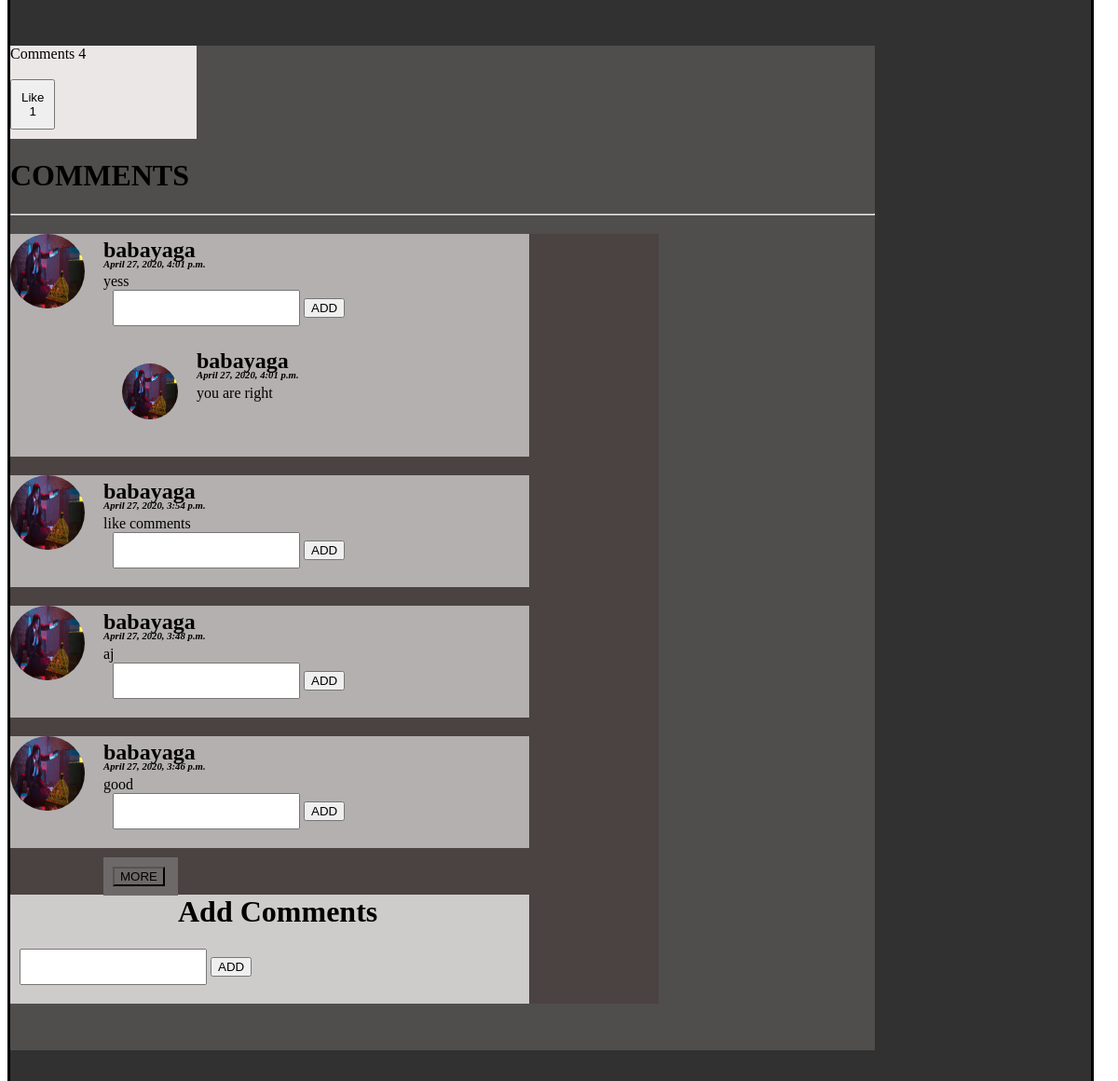
The app's page /view_article/6 (middle part), older data.
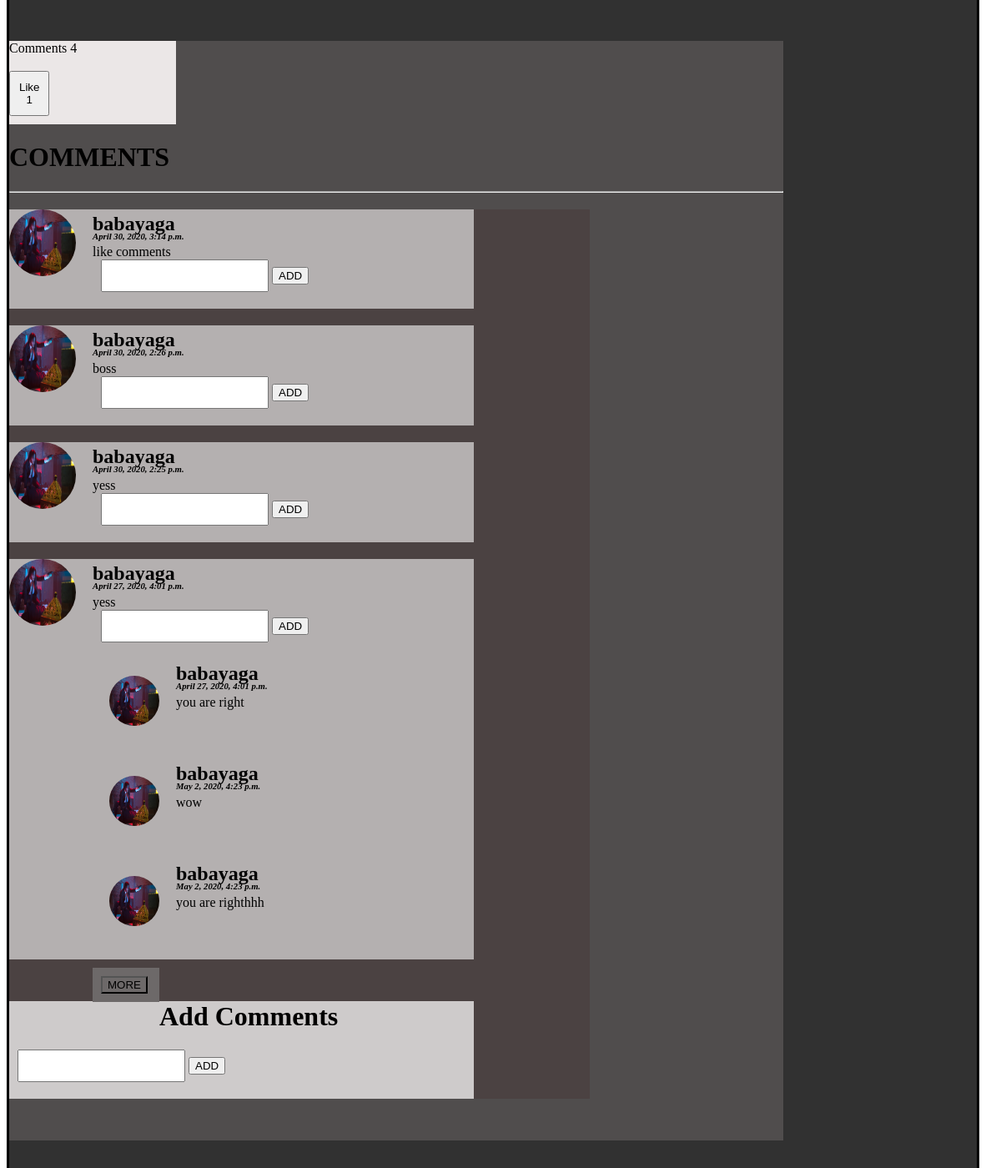
The same page, newer data.
### blog_app/models.py (models this page shows, shortened)
class UserComments(models.Model):
    user = models.ForeignKey('MyUser',blank=True,null=True,on_delete=models.CASCADE)
    article = models.ForeignKey('Article',on_delete=models.CASCADE)
    u_msg = models.CharField(max_length=200)
    u_name = models.CharField(max_length=25)
    cmt_date = models.DateTimeField(default=timezone.now)

class MyUser(AbstractBaseUser,PermissionsMixin):
    f_name = models.CharField(blank=True,max_length=20,null=True)
    s_name = models.CharField(blank=True,max_length=20,null=True)
    email = models.CharField(max_length=40, unique=True)
    username = models.CharField(max_length=25,unique=True)
    profile_pic = models.ImageField(upload_to='user_pic')
    date_joined = models.DateField(default=timezone.now)
    occupation = models.CharField(blank=True,max_length=50,null=True)
    country = models.CharField(blank=True,max_length=15,null=True)
    authorise = models.BooleanField(default=False)
    github_address = models.CharField(blank=True,max_length=50,null=True)
    linkedin_address = models.CharField(blank=True,max_length=50,null=True)
    instagram_address = models.CharField(blank=True,max_length=50,null=True)
    is_active = models.BooleanField(default=True)
    is_author = models.BooleanField(default=False)
    is_user = models.BooleanField(default=False)
    is_staff = models.BooleanField(default=False)
    password = models.CharField(max_length=25)
    USERNAME_FIELD = 'email'
    REQUIRED_FIELDS = []
    objects = CustomUserManager()

class ReplyComments(models.Model):
    article = models.ForeignKey('Article',on_delete=models.CASCADE)
    main_cmt = models.ForeignKey('UserComments',on_delete=models.CASCADE)
    r_msg = models.CharField(max_length=200)
    u_name = models.CharField(max_length=25)
    cmt_date = models.DateTimeField(default=timezone.now)

### blog_app/views.py (the view)
# urls.py: path('view_article/<int:article_id>',views.view_article,name="view_article"),
def view_article(request,article_id):
    view_blog = Article.objects.get(id=article_id)
    author = MyUser.objects.get(id=view_blog.author_id,is_author=True)
    related_articles = Article.objects.filter(category=view_blog.category,accessible=True)
    user = request.user
    cmts = UserComments.objects.filter(article_id=view_blog.id).order_by('-id')[:4]
    replys = ReplyComments.objects.filter(article_id=view_blog.id)
    likes = ArticleLikes.objects.filter(article_id=view_blog.id).count()
    userlike = ArticleLikes.objects.filter(article_id=view_blog.id,user_id=request.user.id).exists()
    morecount = UserComments.objects.filter(article_id=view_blog.id).count()
    print(morecount)
    if morecount > 4:
        more = True
        request.session['next'] = '2'
    else:
        more = False
    if userlike:
        active='blue'
    else:
        active ='black'
    context = {'more':more,'related_articles':related_articles,'active':active,'user':user,'new_blog':view_blog,'cmts':cmts,'replys':replys,'author':author,'likes':likes,'total_cmt':cmts.count()}
    return render(request,'index.html',context)

### blog/templates/index.html (shortened to what this page needs)
<!DOCTYPE html>
{% load static %}
<html lang="en">
<head>
  <link rel="stylesheet" href="{% static 'style.css'%}">
</head>
<body>
<div class="container">
  {% block body%}
  <div class="cmt-box">
    <div class="cmt-like" style="position: relative; width: 200px; height: 100px; background: rgb(235, 231, 231);">
      Comments {{total_cmt}} <br><br>
      <button id="like" style="padding: 10px;" ><div id="active" style="color:{{active}};"> Like </div>{{likes}}</button>
    </div>
    <h1>COMMENTS</h1>
    <hr>
    <div class="user-cmts">
      <div id="cmtdiv">
      {% for cmt in cmts %}
      <div class="user-cmt-box" style="margin-top: 20px;">
        <div class="user-img"> <img src="/media/{{cmt.user.profile_pic}}" alt=""></div>
        <div class="user-msg">
        <h2>{{cmt.u_name}}</h2>
        <h6 style="font-style: italic;">{{cmt.cmt_date}}</h6>
        <div style="margin-right: 20px; margin-top: -20px;">{{cmt.u_msg}}</div>
        <form id="cmt_reply-{{cmt.id}}" method="POST">
        <input type="text" name="r-msg" id="msg-{{cmt.id}}">
        <button onclick="comment_reply({{cmt.id}})" type="button">ADD</button>
      </form>
      </div>
     <div id="div-{{cmt.id}}">
      {% for reply in replys %}
      {% if reply.main_cmt_id == cmt.id%}
      <div class="sub-cmt">
        <div class="sub-user-img"> <img src="/media/{{reply.main_cmt.user.profile_pic}}" alt=""></div>
        <div class="user-msg">
        <h2>{{reply.u_name}}</h2>
        <h6 style="font-style: italic;">{{reply.cmt_date}}</h6>
        <div style="margin-right: 20px; margin-top: -20px;">{{reply.r_msg}}</div>
        </div>
      </div>
      {%endif%}
      {%endfor%}
    </div>
    </div>
      {% endfor %}
  </div>
  {% if more %}
  <div id="morecmt" style="float: left;">
    <div id="m" style="margin-top: 10px; margin-left: 100px; padding: 10px; width: 60px; background: rgb(109, 105, 105);"><button onclick="more()" style="background: none;">MORE</button></div>
  </div>
  {% endif %}
      <div class="cmt-form">
        <h1>Add Comments</h1>
        <form method="POST" id="cmtform" >
        <input type="text" name="cmt-msg" id="cmtmsg">
        <button id="addcmt">ADD</button>
      </form>
      </div>
    </div>
  </div>
{%endblock%}
</div>
</body>
</html>

Row changes from the older to the newer data that the page shows:
no longer on this page (row unchanged): UserComments: user.profile_pic (picture), u_name "babayaga", cmt_date "April 27, 2020, 3:54 p.m.", u_msg "like comments"
no longer on this page (row unchanged): UserComments: user.profile_pic (picture), u_name "babayaga", cmt_date "April 27, 2020, 3:48 p.m.", u_msg "aj"
no longer on this page (row unchanged): UserComments: user.profile_pic (picture), u_name "babayaga", cmt_date "April 27, 2020, 3:46 p.m.", u_msg "good"
added UserComments: user.profile_pic (picture), u_name "babayaga", cmt_date "April 30, 2020, 3:14 p.m.", u_msg "like comments"
added UserComments: user.profile_pic (picture), u_name "babayaga", cmt_date "April 30, 2020, 2:26 p.m.", u_msg "boss"
added UserComments: user.profile_pic (picture), u_name "babayaga", cmt_date "April 30, 2020, 2:25 p.m.", u_msg "yess"
added ReplyComments: main_cmt.user.profile_pic (picture), u_name "babayaga", cmt_date "May 2, 2020, 4:23 p.m.", r_msg "wow", shown under UserComments "April 27, 2020, 4:01 p.m."
added ReplyComments: main_cmt.user.profile_pic (picture), u_name "babayaga", cmt_date "May 2, 2020, 4:23 p.m.", r_msg "you are righthhh", shown under UserComments "April 27, 2020, 4:01 p.m."
